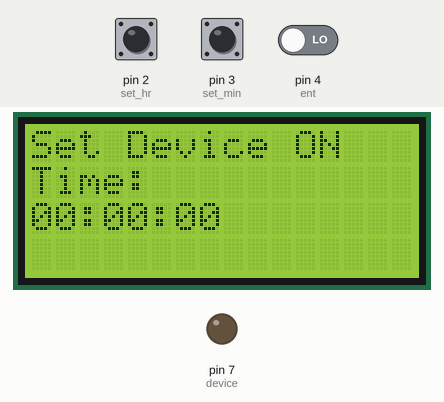
Simulated run of this sketch. Board: Arduino Uno, built with avr-gcc and run on an emulated ATmega328P. Parts: 16×4 character LCD, output pins drawn as LEDs (lit = HIGH). The inputs (shaded band) are chosen by the test bench; at power-on: pin 4 (ent) LOW, pin 2 (set_hr) LOW, pin 3 (set_min) LOW. The local clock reads 2024-03-15 10:24:30 at power-on unless the sketch sets it; EEPROM starts erased.

Above: at 1.2 s.
1.3 s: pin 4 (ent) driven HIGH
At 2.3 s:
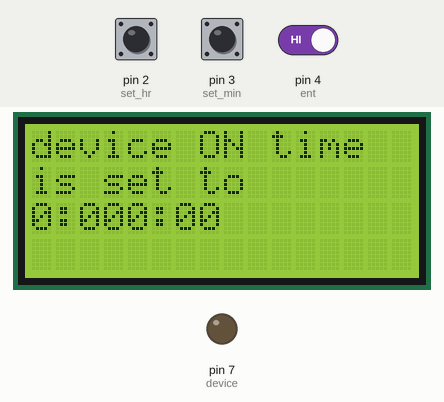
4.3 s: pin 2 (set_hr) pulled HIGH for 3.2 s
At 7.4 s:
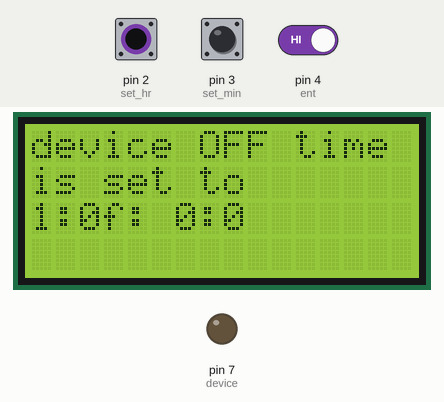
10.0 s: pin 3 (set_min) pulled HIGH for 3.2 s
At 13.5 s:
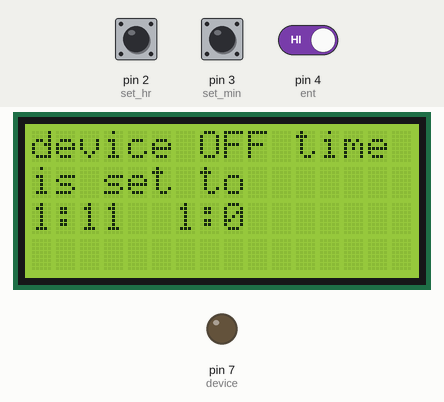
14.7 s: pin 2 (set_hr) pulled HIGH for 0.15 s
At 15.89 s:
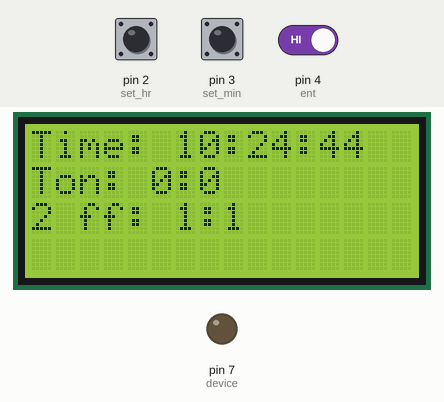
17.4 s: pin 3 (set_min) pulled HIGH for 1 s
At 19.11 s:
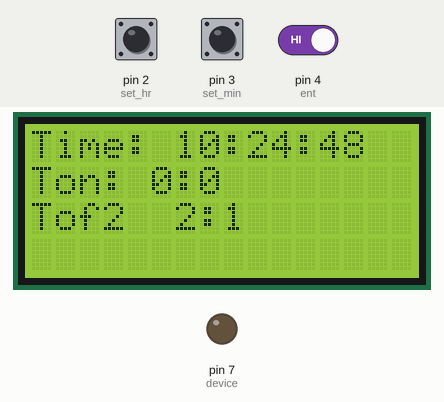
20.7 s: pin 4 (ent) driven LOW
At 22.6 s:
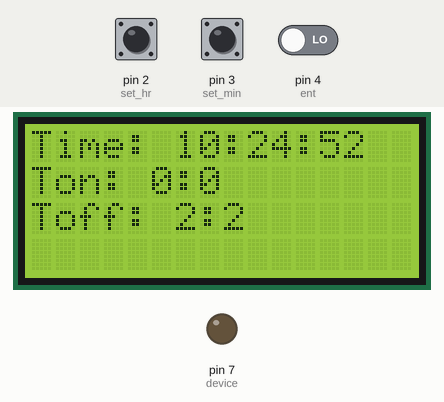
Timing chart, 0 to 24.1 s (numbered marks = the images above; inputs shaded):
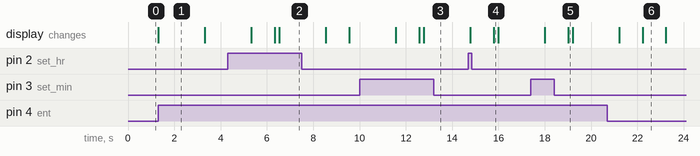

Measured:
- after the input at 1.3 s, the display: changes at once (image 1)
- after the input at 4.3 s, the display: first differs from a run without the input after 2.0 s (image 2 shows a later state)
- after the input at 10.0 s, the display: first differs from a run without the input after 2.6 s (image 3 shows a later state)
- after the input at 14.7 s, the display: first differs from a run without the input after 1.1 s (image 4)
- after the input at 17.4 s, the display: first differs from a run without the input after 1.6 s (image 5)
- what the display in image 1 shows lasts 2.0 s, from 1.3 s to 3.3 s

The sketch:

DS1307_with_lcd.ino
```cpp
#include <Wire.h>


#include "RTClib.h"


#include <LiquidCrystal.h>


#include<EEPROM.h>


#define set_hr 2


#define set_min 3


#define ent 4


#define device 7


// initialize the library with the numbers of the interface pins


LiquidCrystal lcd(8, 9, 10, 11, 12, 13);


RTC_DS1307 rtc;


int hr=0, minut=0,ton_flag=1,toff_flag=0,ton_hr,ton_min, toff_hr, toff_min,sys_en_flag=0;


void setup ()


{


  //while (!Serial);


  Serial.begin(9600);


  lcd.begin(16, 4);


  lcd.clear();


  lcd.setCursor(0,0);


  lcd.print("Set Device ON   ");


  lcd.setCursor(0,1);


  lcd.print("Time:");


  lcd.setCursor(0,2);


  lcd.print("00:00:00");


  if (! rtc.begin())


  {


    Serial.println("Couldn't find RTC");


    while (1);


  }


  if (! rtc.isrunning())


  {


    Serial.println("RTC is NOT running!");


  }


  pinMode(set_hr,INPUT);


  pinMode(set_min,INPUT);


  pinMode(ent,INPUT);


  pinMode(device,OUTPUT);


  digitalWrite(device,LOW);


}


void loop ()


{


    int hr_set_but,min_set_but,ent_but;


    hr_set_but = digitalRead(set_hr);


    min_set_but = digitalRead(set_min);


    ent_but = digitalRead(ent);


///////////////// turn device ON or OFF //////////////////////////////


  if(sys_en_flag)


  {


    DateTime now = rtc.now();


    //////////////////// display current time on LCD ////////////////


    lcd.setCursor(6,0);


    lcd.print("          ");


    lcd.setCursor(6,0);


    lcd.print(now.hour());


    lcd.print(':');


    lcd.print(now.minute());


    lcd.print(':');


    lcd.print(now.second());


    if(now.hour()==EEPROM.read(11) && now.minute()==EEPROM.read(12))


      {


        digitalWrite(device,HIGH);


        lcd.setCursor(0,3);


        lcd.print("Device is ON");


      }


   if(now.hour()==EEPROM.read(13) && now.minute()==EEPROM.read(14))


      {


        digitalWrite(device,LOW);


        lcd.setCursor(0,3);


        lcd.print("Device is OFF");


      }


    delay(1000);


  }


//////////////////////// set ON time and OFF time for device /////////


   if(hr_set_but)


     {


        if(hr<24) hr++;


        if(hr==24) hr=0;


        lcd.setCursor(0,2);


        lcd.print("  ");


        lcd.setCursor(0,2);


        lcd.print(hr);


        delay(200);


     }


    if(min_set_but)


     {


        if(minut<60) minut++;


        if(minut==60) minut=0;


        lcd.setCursor(3,2);


        lcd.print("  ");


        lcd.setCursor(3,2);


        lcd.print(minut);


        delay(200);


     }


    if(ent_but)


      {


        if(ton_flag==1)


          {


            ton_hr=hr;


            ton_min = minut;


            EEPROM.write(11,ton_hr);


            EEPROM.write(12,ton_min);


            ton_flag=0;


            toff_flag=1;


            lcd.setCursor(0,0);


            lcd.print("device ON time  ");


            lcd.setCursor(0,1);


            lcd.print("is set to");


            lcd.setCursor(0,2);


            lcd.print(ton_hr);


            lcd.print(':');


            lcd.print(ton_min);


            delay(2000);


            lcd.setCursor(0,0);


            lcd.print("Set Device OFF  ");


            lcd.setCursor(0,1);


            lcd.print("Time:      ");


            lcd.setCursor(0,2);


            lcd.print("00:00:00");


            hr = 0;


            minut = 0;


          }


       else if(toff_flag==1)


          {


            toff_hr=hr;


            toff_min = minut;


            EEPROM.write(13,toff_hr);


            EEPROM.write(14,toff_min);


            lcd.setCursor(0,0);


            lcd.print("device OFF time    ");


            lcd.setCursor(0,1);


            lcd.print("is set to");


            lcd.setCursor(0,2);


            lcd.print(toff_hr);


            lcd.print(':');


            lcd.print(toff_min);


            delay(2000);


            lcd.clear();


            lcd.setCursor(0,0);


            lcd.print("Time: ");


            lcd.setCursor(0,1);


            lcd.print("Ton: ");


            lcd.print(ton_hr);


            lcd.print(':');


            lcd.print(ton_min);


            lcd.setCursor(0,2);


            lcd.print("Toff: ");


            lcd.print(toff_hr);


            lcd.print(':');


            lcd.print(toff_min);


            sys_en_flag=1;


          }


     }


 }
```
